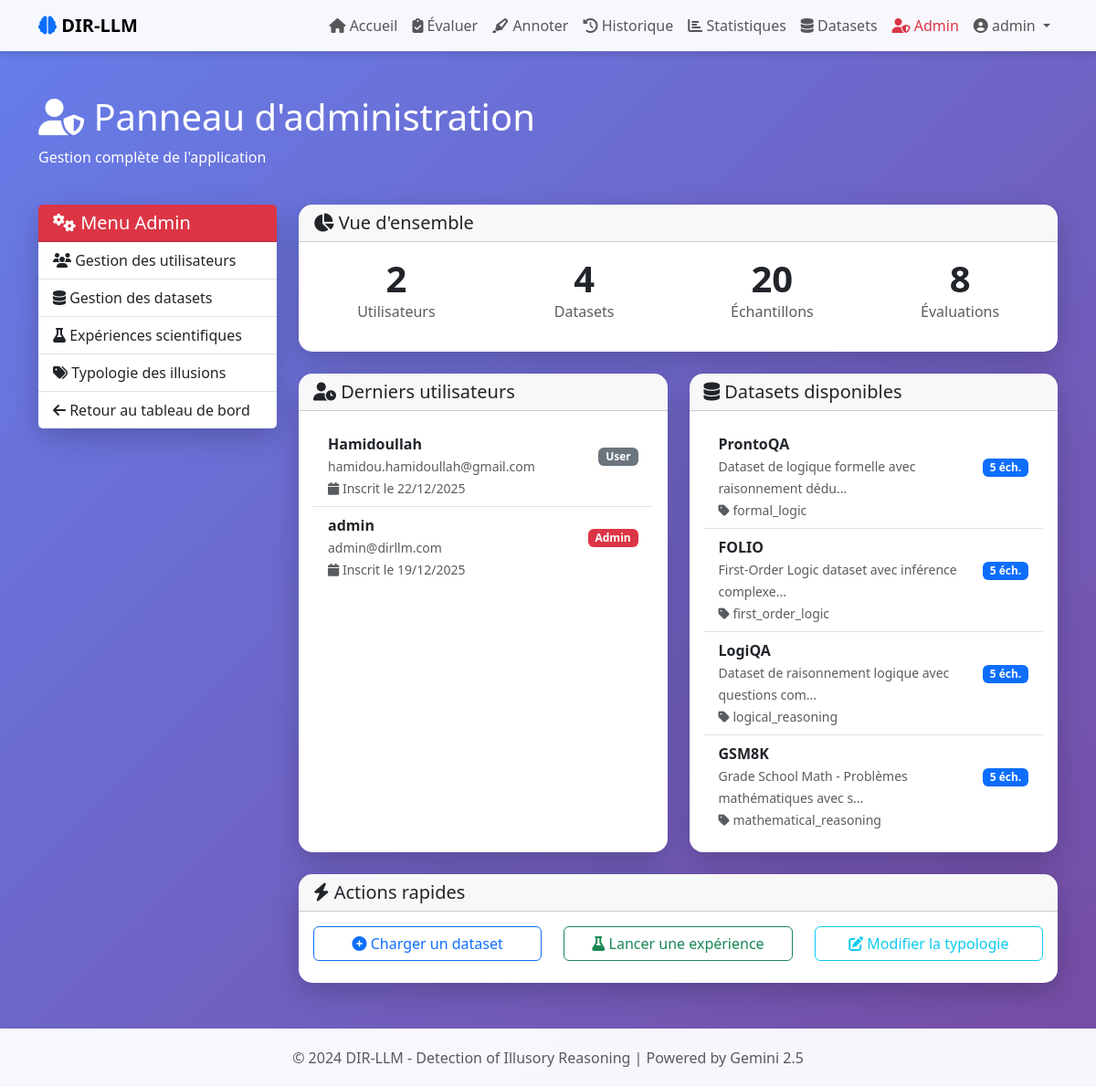
The page /admin (signed in) on the database its author committed.
### models/user.py (models this page shows, shortened)
class User(UserMixin, db.Model):
    id = db.Column(db.Integer, primary_key=True)
    username = db.Column(db.String(80), unique=True, nullable=False)
    email = db.Column(db.String(120), unique=True, nullable=False)
    password_hash = db.Column(db.String(200), nullable=False)
    created_at = db.Column(db.DateTime, default=datetime.utcnow)
    is_admin = db.Column(db.Boolean, default=False)
    evaluations = db.relationship('Evaluation', backref='user', lazy=True, cascade='all, delete-orphan')
    annotations = db.relationship('HumanAnnotation', backref='annotator', lazy=True)

### models/dataset.py (models this page shows)
class Dataset(db.Model):
    id = db.Column(db.Integer, primary_key=True)
    name = db.Column(db.String(100), unique=True, nullable=False)
    description = db.Column(db.Text)
    total_samples = db.Column(db.Integer, default=0)
    category = db.Column(db.String(100))
    created_at = db.Column(db.DateTime, default=datetime.utcnow)
    samples = db.relationship('DatasetSample', backref='dataset', lazy=True, cascade='all, delete-orphan')

### routes/admin.py (the view)
@admin_bp.route('/admin')
@admin_required
def admin_panel():
    users = User.query.all()
    datasets = Dataset.query.all()
    return render_template('admin.html', users=users, datasets=datasets)

### app.py (called while the page is built)
def create_app():
    app = Flask(__name__)
    app.config.from_object(Config)
    db.init_app(app)
    login_manager = LoginManager()
    login_manager.init_app(app)
    login_manager.login_view = 'auth.login'
    @login_manager.user_loader
    def load_user(user_id):
        return User.query.get(int(user_id))
    init_routes(app)
    with app.app_context():
        init_db_complete()
    return app

### templates/admin.html (shortened to what this page needs)
{% extends "base.html" %}
{% block content %}
<div class="row mb-4">
    <div class="col-12">
        <h1 class="text-white">
            <i class="fas fa-user-shield"></i> Panneau d'administration
        </h1>
        <p class="text-white">Gestion complète de l'application</p>
    </div>
</div>
<div class="row">
    <div class="col-md-3 mb-4">
        <div class="card">
            <div class="card-header bg-danger text-white">
                <h5 class="mb-0"><i class="fas fa-cogs"></i> Menu Admin</h5>
            </div>
            <div class="list-group list-group-flush">
                <a href="{{ url_for('admin.admin_users') }}" class="list-group-item list-group-item-action">
                    <i class="fas fa-users"></i> Gestion des utilisateurs
                </a>
                <a href="{{ url_for('datasets.admin_datasets') }}" class="list-group-item list-group-item-action">
                    <i class="fas fa-database"></i> Gestion des datasets
                </a>
                <a href="{{ url_for('scientific.scientific_experiments') }}" class="list-group-item list-group-item-action">
                    <i class="fas fa-flask"></i> Expériences scientifiques
                </a>
                <a href="{{ url_for('admin.manage_illusion_types') }}" class="list-group-item list-group-item-action">
                    <i class="fas fa-tags"></i> Typologie des illusions
                </a>
                <a href="{{ url_for('main.dashboard') }}" class="list-group-item list-group-item-action">
                    <i class="fas fa-arrow-left"></i> Retour au tableau de bord
                </a>
            </div>
        </div>
    </div>
    <div class="col-md-9">
        <div class="row">
            <div class="col-12 mb-4">
                <div class="card">
                    <div class="card-header">
                        <h5 class="mb-0"><i class="fas fa-chart-pie"></i> Vue d'ensemble</h5>
                    </div>
                    <div class="card-body">
                        <div class="row text-center">
                            <div class="col-md-3">
                                <div class="display-6 fw-bold">{{ users|length }}</div>
                                <p class="text-muted">Utilisateurs</p>
                            </div>
                            <div class="col-md-3">
                                <div class="display-6 fw-bold">{{ datasets|length }}</div>
                                <p class="text-muted">Datasets</p>
                            </div>
                            <div class="col-md-3">
                                {% set total_samples = datasets|sum(attribute='total_samples') %}
                                <div class="display-6 fw-bold">{{ total_samples }}</div>
                                <p class="text-muted">Échantillons</p>
                            </div>
                            <div class="col-md-3">
                                {% set total_evaluations = namespace(count=0) %}
                                {% for user in users %}
                                    {% set total_evaluations.count = total_evaluations.count + user.evaluations|length %}
                                {% endfor %}
                                <div class="display-6 fw-bold">{{ total_evaluations.count }}</div>
                                <p class="text-muted">Évaluations</p>
                            </div>
                        </div>
                    </div>
                </div>
            </div>
            <div class="col-md-6 mb-4">
                <div class="card h-100">
                    <div class="card-header">
                        <h5 class="mb-0"><i class="fas fa-user-clock"></i> Derniers utilisateurs</h5>
                    </div>
                    <div class="card-body">
                        <div class="list-group list-group-flush">
                            {% for user in users[-5:]|reverse %}
                            <div class="list-group-item">
                                <div class="d-flex justify-content-between align-items-center">
                                    <div>
                                        <strong>{{ user.username }}</strong>
                                        <br>
                                        <small class="text-muted">{{ user.email }}</small>
                                    </div>
                                    <div>
                                        <span class="badge {% if user.is_admin %}bg-danger{% else %}bg-secondary{% endif %}">
                                            {% if user.is_admin %}Admin{% else %}User{% endif %}
                                        </span>
                                    </div>
                                </div>
                                <small class="text-muted">
                                    <i class="fas fa-calendar"></i> Inscrit le {{ user.created_at.strftime('%d/%m/%Y') }}
                                </small>
                            </div>
                            {% endfor %}
                        </div>
                    </div>
                </div>
            </div>
            <div class="col-md-6 mb-4">
                <div class="card h-100">
                    <div class="card-header">
                        <h5 class="mb-0"><i class="fas fa-database"></i> Datasets disponibles</h5>
                    </div>
                    <div class="card-body">
                        <div class="list-group list-group-flush">
                            {% for dataset in datasets %}
                            <div class="list-group-item">
                                <div class="d-flex justify-content-between align-items-center">
                                    <div>
                                        <strong>{{ dataset.name }}</strong>
                                        <br>
                                        <small class="text-muted">{{ dataset.description[:50] }}...</small>
                                    </div>
                                    <div>
                                        <span class="badge bg-primary">{{ dataset.total_samples }} éch.</span>
                                    </div>
                                </div>
                                <small class="text-muted">
                                    <i class="fas fa-tag"></i> {{ dataset.category }}
                                </small>
                            </div>
                            {% endfor %}
                        </div>
                    </div>
                </div>
            </div>
            <div class="col-12">
                <div class="card">
                    <div class="card-header">
                        <h5 class="mb-0"><i class="fas fa-bolt"></i> Actions rapides</h5>
                    </div>
                    <div class="card-body">
                        <div class="row">
                            <div class="col-md-4 mb-2">
                                <a href="{{ url_for('datasets.admin_datasets') }}" class="btn btn-outline-primary w-100">
                                    <i class="fas fa-plus-circle"></i> Charger un dataset
                                </a>
                            </div>
                            <div class="col-md-4 mb-2">
                                <a href="{{ url_for('scientific.scientific_experiments') }}" class="btn btn-outline-success w-100">
                                    <i class="fas fa-flask"></i> Lancer une expérience
                                </a>
                            </div>
                            <div class="col-md-4 mb-2">
                                <a href="{{ url_for('api.api_illusion_types') }}" class="btn btn-outline-info w-100">
                                    <i class="fas fa-edit"></i> Modifier la typologie
                                </a>
                            </div>
                        </div>
                    </div>
                </div>
            </div>
        </div>
    </div>
</div>
{% endblock %}

### templates/base.html (shortened to what this page needs)
<!DOCTYPE html>
<html lang="fr">
<head>
    <link href="https://cdn.jsdelivr.net/npm/bootstrap@5.3.0/dist/css/bootstrap.min.css" rel="stylesheet">
    <link rel="stylesheet" href="https://cdnjs.cloudflare.com/ajax/libs/font-awesome/6.4.0/css/all.min.css">
</head>
<body>
    <nav class="navbar navbar-expand-lg navbar-light">
        <div class="container">
            <a class="navbar-brand fw-bold" href="{{ url_for('auth.index') }}">
                <i class="fas fa-brain text-primary"></i> DIR-LLM
            </a>
            <div class="collapse navbar-collapse" id="navbarNav">
                <ul class="navbar-nav ms-auto">
                    {% if current_user.is_authenticated %}
                        <li class="nav-item">
                            <a class="nav-link" href="{{ url_for('main.dashboard') }}">
                                <i class="fas fa-home"></i> Accueil
                            </a>
                        </li>
                        <li class="nav-item">
                            <a class="nav-link" href="{{ url_for('main.evaluate') }}">
                                <i class="fas fa-clipboard-check"></i> Évaluer
                            </a>
                        </li>
                        <li class="nav-item">
                            <a class="nav-link" href="{{ url_for('annotations.annotate_list') }}">
                                <i class="fas fa-highlighter"></i> Annoter
                            </a>
                        </li>
                        <li class="nav-item">
                            <a class="nav-link" href="{{ url_for('main.history') }}">
                                <i class="fas fa-history"></i> Historique
                            </a>
                        </li>
                        <li class="nav-item">
                            <a class="nav-link" href="{{ url_for('main.statistics') }}">
                                <i class="fas fa-chart-bar"></i> Statistiques
                            </a>
                        </li>
                        <li class="nav-item">
                            <a class="nav-link" href="{{ url_for('datasets.view_datasets') }}">
                                <i class="fas fa-database"></i> Datasets
                            </a>
                        </li>
                        {% if current_user.is_admin %}
                        <li class="nav-item">
                            <a class="nav-link text-danger" href="{{ url_for('admin.admin_panel') }}">
                                <i class="fas fa-user-shield"></i> Admin
                            </a>
                        </li>
                        {% endif %}
                        <li class="nav-item dropdown">
                            <a class="nav-link dropdown-toggle" href="#" id="navbarDropdown" role="button" data-bs-toggle="dropdown">
                                <i class="fas fa-user-circle"></i> {{ current_user.username }}
                            </a>
                        </li>
                    {% endif %}
                </ul>
            </div>
        </div>
    </nav>
    <main class="container my-5">
        {% block content %}{% endblock %}
    </main>
    <footer class="footer text-center">
        <div class="container">
            <p class="mb-0 text-muted">
                &copy; 2024 DIR-LLM - Detection of Illusory Reasoning | Powered by Gemini 2.5
            </p>
        </div>
    </footer>
</body>
</html>

### templates/base.html (style rules this page uses)
:root { --primary: #6366f1; --secondary: #8b5cf6; --success: #10b981; --danger: #ef4444; --warning: #f59e0b; --dark: #1f2937; }
body { font-family: 'Segoe UI', Tahoma, Geneva, Verdana, sans-serif; background: linear-gradient(135deg, #667eea 0%, #764ba2 100%); min-height: 100vh; }
.navbar { background: rgba(255, 255, 255, 0.95) !important; backdrop-filter: blur(10px); box-shadow: 0 4px 6px rgba(0, 0, 0, 0.1); }
.card { border: none; border-radius: 15px; box-shadow: 0 10px 30px rgba(0, 0, 0, 0.2); transition: transform 0.3s ease; }
.footer { background: rgba(255, 255, 255, 0.95); padding: 20px 0; margin-top: 50px; }

### rows shown on the page
User: username "admin", email "admin@dirllm.com", is_admin "Admin", created_at "19/12/2025"
User: username "Hamidoullah", email "hamidou.hamidoullah@gmail.com", is_admin "User", created_at "22/12/2025"
Dataset: name "ProntoQA", description "Dataset de logique formelle avec raisonnement dédu", total_samples "5", category "formal_logic"
Dataset: name "FOLIO", description "First-Order Logic dataset avec inférence complexe", total_samples "5", category "first_order_logic"
Dataset: name "LogiQA", description "Dataset de raisonnement logique avec questions com", total_samples "5", category "logical_reasoning"
Dataset: name "GSM8K", description "Grade School Math - Problèmes mathématiques avec s", total_samples "5", category "mathematical_reasoning"

### other values the page prints
{{ users|length }} "2"
{{ datasets|length }} "4"
{{ total_samples }} "20"
{{ total_evaluations.count }} "8"
